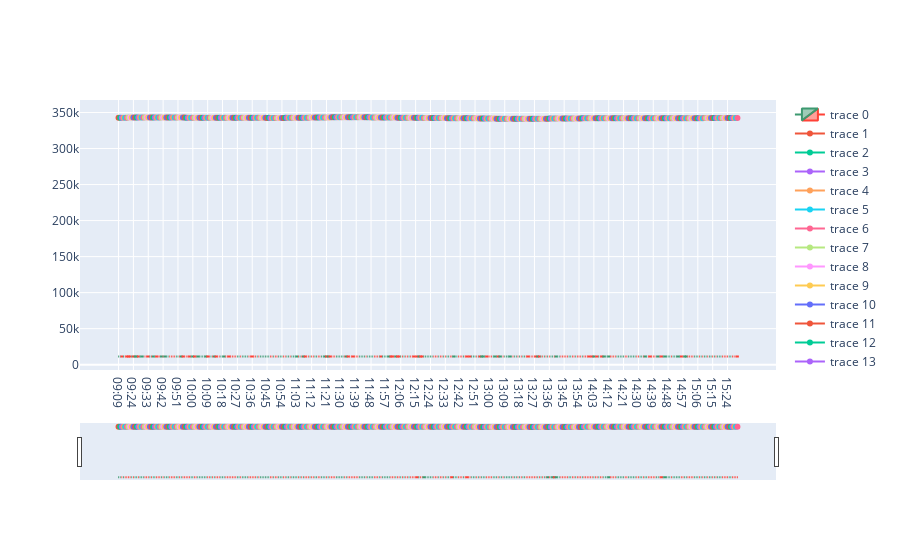

This figure's notebook cell:
### Code cell
fig.show()

### Figure 1 — Plotly figure (JSON) as saved in the notebook; plotly's stock layout.template omitted (floating-point values rounded to 4 significant figures; data arrays with more than 128 entries replaced by an {"elided": "..."} marker saying what was removed)
{"data": [{"close": {"elided": "376 float values"}, "high": {"elided": "376 float values"}, "low": {"elided": "376 float values"}, "open": {"elided": "376 float values"}, "type": "candlestick", "x": {"elided": "376 str values"}}, {"type": "scatter", "x": ["09:09"], "y": [342600.0]}, {"type": "scatter", "x": ["09:16"], "y": [342700.0]}, {"type": "scatter", "x": ["09:17"], "y": [342700.0]}, {"type": "scatter", "x": ["09:18"], "y": [342700.0]}, {"type": "scatter", "x": ["09:19"], "y": [342800.0]}, {"type": "scatter", "x": ["09:20"], "y": [342900.0]}, {"type": "scatter", "x": ["09:21"], "y": [342900.0]}, {"type": "scatter", "x": ["09:22"], "y": [342900.0]}, {"type": "scatter", "x": ["09:23"], "y": [342900.0]}, {"type": "scatter", "x": ["09:24"], "y": [342928]}, {"type": "scatter", "x": ["09:25"], "y": [342900.0]}, {"type": "scatter", "x": ["09:26"], "y": [343000.0]}, {"type": "scatter", "x": ["09:27"], "y": [343000.0]}, {"type": "scatter", "x": ["09:28"], "y": [343000.0]}, {"type": "scatter", "x": ["09:29"], "y": [343000.0]}, {"type": "scatter", "x": ["09:30"], "y": [343100.0]}, {"type": "scatter", "x": ["09:31"], "y": [343100.0]}, {"type": "scatter", "x": ["09:32"], "y": [343100.0]}, {"type": "scatter", "x": ["09:33"], "y": [343100.0]}, {"type": "scatter", "x": ["09:34"], "y": [343100.0]}, {"type": "scatter", "x": ["09:35"], "y": [343100.0]}, {"type": "scatter", "x": ["09:36"], "y": [343100.0]}, {"type": "scatter", "x": ["09:37"], "y": [343200.0]}, {"type": "scatter", "x": ["09:38"], "y": [343200.0]}, {"type": "scatter", "x": ["09:39"], "y": [343200.0]}, {"type": "scatter", "x": ["09:40"], "y": [343200.0]}, {"type": "scatter", "x": ["09:41"], "y": [343200.0]}, {"type": "scatter", "x": ["09:42"], "y": [343100.0]}, {"type": "scatter", "x": ["09:43"], "y": [343100.0]}, {"type": "scatter", "x": ["09:44"], "y": [343100.0]}, {"type": "scatter", "x": ["09:45"], "y": [343100.0]}, {"type": "scatter", "x": ["09:46"], "y": [343100.0]}, {"type": "scatter", "x": ["09:47"], "y": [343100.0]}, {"type": "scatter", "x": ["09:48"], "y": [343000.0]}, {"type": "scatter", "x": ["09:49"], "y": [343000.0]}, {"type": "scatter", "x": ["09:50"], "y": [342900.0]}, {"type": "scatter", "x": ["09:51"], "y": [342900.0]}, {"type": "scatter", "x": ["09:52"], "y": [342900.0]}, {"type": "scatter", "x": ["09:53"], "y": [342900.0]}, {"type": "scatter", "x": ["09:54"], "y": [342900.0]}, {"type": "scatter", "x": ["09:55"], "y": [342882]}, {"type": "scatter", "x": ["09:56"], "y": [342900.0]}, {"type": "scatter", "x": ["09:57"], "y": [342800.0]}, {"type": "scatter", "x": ["09:58"], "y": [342800.0]}, {"type": "scatter", "x": ["09:59"], "y": [342800.0]}, {"type": "scatter", "x": ["10:00"], "y": [342800.0]}, {"type": "scatter", "x": ["10:01"], "y": [342700.0]}, {"type": "scatter", "x": ["10:02"], "y": [342700.0]}, {"type": "scatter", "x": ["10:03"], "y": [342700.0]}, {"type": "scatter", "x": ["10:04"], "y": [342600.0]}, {"type": "scatter", "x": ["10:05"], "y": [342600.0]}, {"type": "scatter", "x": ["10:06"], "y": [342600.0]}, {"type": "scatter", "x": ["10:07"], "y": [342600.0]}, {"type": "scatter", "x": ["10:08"], "y": [342600.0]}, {"type": "scatter", "x": ["10:09"], "y": [342600.0]}, {"type": "scatter", "x": ["10:10"], "y": [342600.0]}, {"type": "scatter", "x": ["10:11"], "y": [342600.0]}, {"type": "scatter", "x": ["10:12"], "y": [342600.0]}, {"type": "scatter", "x": ["10:13"], "y": [342600.0]}, {"type": "scatter", "x": ["10:14"], "y": [342600.0]}, {"type": "scatter", "x": ["10:15"], "y": [342600.0]}, {"type": "scatter", "x": ["10:16"], "y": [342600.0]}, {"type": "scatter", "x": ["10:17"], "y": [342600.0]}, {"type": "scatter", "x": ["10:18"], "y": [342600.0]}, {"type": "scatter", "x": ["10:19"], "y": [342577]}, {"type": "scatter", "x": ["10:20"], "y": [342600.0]}, {"type": "scatter", "x": ["10:21"], "y": [342600.0]}, {"type": "scatter", "x": ["10:22"], "y": [342600.0]}, {"type": "scatter", "x": ["10:23"], "y": [342600.0]}, {"type": "scatter", "x": ["10:24"], "y": [342600.0]}, {"type": "scatter", "x": ["10:25"], "y": [342600.0]}, {"type": "scatter", "x": ["10:26"], "y": [342600.0]}, {"type": "scatter", "x": ["10:27"], "y": [342600.0]}, {"type": "scatter", "x": ["10:28"], "y": [342600.0]}, {"type": "scatter", "x": ["10:29"], "y": [342600.0]}, {"type": "scatter", "x": ["10:30"], "y": [342600.0]}, {"type": "scatter", "x": ["10:31"], "y": [342600.0]}, {"type": "scatter", "x": ["10:32"], "y": [342600.0]}, {"type": "scatter", "x": ["10:33"], "y": [342600.0]}, {"type": "scatter", "x": ["10:34"], "y": [342600.0]}, {"type": "scatter", "x": ["10:35"], "y": [342600.0]}, {"type": "scatter", "x": ["10:36"], "y": [342600.0]}, {"type": "scatter", "x": ["10:37"], "y": [342600.0]}, {"type": "scatter", "x": ["10:38"], "y": [342600.0]}, {"type": "scatter", "x": ["10:39"], "y": [342600.0]}, {"type": "scatter", "x": ["10:40"], "y": [342500.0]}, {"type": "scatter", "x": ["10:41"], "y": [342500.0]}, {"type": "scatter", "x": ["10:42"], "y": [342500.0]}, {"type": "scatter", "x": ["10:43"], "y": [342500.0]}, {"type": "scatter", "x": ["10:44"], "y": [342500.0]}, {"type": "scatter", "x": ["10:45"], "y": [342500.0]}, {"type": "scatter", "x": ["10:46"], "y": [342500.0]}, {"type": "scatter", "x": ["10:47"], "y": [342530]}, {"type": "scatter", "x": ["10:48"], "y": [342500.0]}, {"type": "scatter", "x": ["10:49"], "y": [342500.0]}, {"type": "scatter", "x": ["10:50"], "y": [342509]}, {"type": "scatter", "x": ["10:51"], "y": [342500.0]}, {"type": "scatter", "x": ["10:52"], "y": [342500.0]}, {"type": "scatter", "x": ["10:53"], "y": [342500.0]}, {"type": "scatter", "x": ["10:54"], "y": [342500.0]}, {"type": "scatter", "x": ["10:55"], "y": [342500.0]}, {"type": "scatter", "x": ["10:56"], "y": [342500.0]}, {"type": "scatter", "x": ["10:57"], "y": [342500.0]}, {"type": "scatter", "x": ["10:58"], "y": [342600.0]}, {"type": "scatter", "x": ["10:59"], "y": [342600.0]}, {"type": "scatter", "x": ["11:00"], "y": [342600.0]}, {"type": "scatter", "x": ["11:01"], "y": [342600.0]}, {"type": "scatter", "x": ["11:02"], "y": [342600.0]}, {"type": "scatter", "x": ["11:03"], "y": [342600.0]}, {"type": "scatter", "x": ["11:04"], "y": [342700.0]}, {"type": "scatter", "x": ["11:05"], "y": [342700.0]}, {"type": "scatter", "x": ["11:06"], "y": [342700.0]}, {"type": "scatter", "x": ["11:07"], "y": [342800.0]}, {"type": "scatter", "x": ["11:08"], "y": [342800.0]}, {"type": "scatter", "x": ["11:09"], "y": [342800.0]}, {"type": "scatter", "x": ["11:10"], "y": [342900.0]}, {"type": "scatter", "x": ["11:11"], "y": [342900.0]}, {"type": "scatter", "x": ["11:12"], "y": [342900.0]}, {"type": "scatter", "x": ["11:13"], "y": [343000.0]}, {"type": "scatter", "x": ["11:14"], "y": [342985]}, {"type": "scatter", "x": ["11:15"], "y": [343000.0]}, {"type": "scatter", "x": ["11:16"], "y": [343000.0]}, {"type": "scatter", "x": ["11:17"], "y": [343000.0]}, {"type": "scatter", "x": ["11:18"], "y": [343100.0]}, {"type": "scatter", "x": ["11:19"], "y": [343100.0]}, {"type": "scatter", "x": ["11:20"], "y": [343100.0]}, {"type": "scatter", "x": ["11:21"], "y": [343200.0]}, {"type": "scatter", "x": ["11:22"], "y": [343200.0]}, {"type": "scatter", "x": ["11:23"], "y": [343200.0]}, {"type": "scatter", "x": ["11:24"], "y": [343200.0]}, {"type": "scatter", "x": ["11:25"], "y": [343300.0]}, {"type": "scatter", "x": ["11:26"], "y": [343300.0]}, {"type": "scatter", "x": ["11:27"], "y": [343300.0]}, {"type": "scatter", "x": ["11:28"], "y": [343300.0]}, {"type": "scatter", "x": ["11:29"], "y": [343300.0]}, {"type": "scatter", "x": ["11:30"], "y": [343300.0]}, {"type": "scatter", "x": ["11:31"], "y": [343400.0]}, {"type": "scatter", "x": ["11:32"], "y": [343400.0]}, {"type": "scatter", "x": ["11:33"], "y": [343400.0]}, {"type": "scatter", "x": ["11:34"], "y": [343400.0]}, {"type": "scatter", "x": ["11:35"], "y": [343400.0]}, {"type": "scatter", "x": ["11:36"], "y": [343392]}, {"type": "scatter", "x": ["11:37"], "y": [343400.0]}, {"type": "scatter", "x": ["11:38"], "y": [343362]}, {"type": "scatter", "x": ["11:39"], "y": [343300.0]}, {"type": "scatter", "x": ["11:40"], "y": [343300.0]}, {"type": "scatter", "x": ["11:41"], "y": [343300.0]}, {"type": "scatter", "x": ["11:42"], "y": [343300.0]}, {"type": "scatter", "x": ["11:43"], "y": [343300.0]}, {"type": "scatter", "x": ["11:44"], "y": [343300.0]}, {"type": "scatter", "x": ["11:45"], "y": [343200.0]}, {"type": "scatter", "x": ["11:46"], "y": [343200.0]}, {"type": "scatter", "x": ["11:47"], "y": [343200.0]}, {"type": "scatter", "x": ["11:48"], "y": [343200.0]}, {"type": "scatter", "x": ["11:49"], "y": [343200.0]}, {"type": "scatter", "x": ["11:50"], "y": [343200.0]}, {"type": "scatter", "x": ["11:51"], "y": [343200.0]}, {"type": "scatter", "x": ["11:52"], "y": [343200.0]}, {"type": "scatter", "x": ["11:53"], "y": [343100.0]}, {"type": "scatter", "x": ["11:54"], "y": [343100.0]}, {"type": "scatter", "x": ["11:55"], "y": [343100.0]}, {"type": "scatter", "x": ["11:56"], "y": [343100.0]}, {"type": "scatter", "x": ["11:57"], "y": [343000.0]}, {"type": "scatter", "x": ["11:58"], "y": [343000.0]}, {"type": "scatter", "x": ["11:59"], "y": [343000.0]}, {"type": "scatter", "x": ["12:00"], "y": [343000.0]}, {"type": "scatter", "x": ["12:01"], "y": [343000.0]}, {"type": "scatter", "x": ["12:02"], "y": [342900.0]}, {"type": "scatter", "x": ["12:03"], "y": [342900.0]}, {"type": "scatter", "x": ["12:04"], "y": [342900.0]}, {"type": "scatter", "x": ["12:05"], "y": [342900.0]}, {"type": "scatter", "x": ["12:06"], "y": [342800.0]}, {"type": "scatter", "x": ["12:07"], "y": [342811]}, {"type": "scatter", "x": ["12:08"], "y": [342800.0]}, {"type": "scatter", "x": ["12:09"], "y": [342800.0]}, {"type": "scatter", "x": ["12:10"], "y": [342800.0]}, {"type": "scatter", "x": ["12:11"], "y": [342800.0]}, {"type": "scatter", "x": ["12:12"], "y": [342700.0]}, {"type": "scatter", "x": ["12:13"], "y": [342700.0]}, {"type": "scatter", "x": ["12:14"], "y": [342700.0]}, {"type": "scatter", "x": ["12:15"], "y": [342700.0]}, {"type": "scatter", "x": ["12:16"], "y": [342700.0]}, {"type": "scatter", "x": ["12:17"], "y": [342600.0]}, {"type": "scatter", "x": ["12:18"], "y": [342600.0]}, {"type": "scatter", "x": ["12:19"], "y": [342500.0]}, {"type": "scatter", "x": ["12:20"], "y": [342500.0]}, {"type": "scatter", "x": ["12:21"], "y": [342500.0]}, {"type": "scatter", "x": ["12:22"], "y": [342400.0]}, {"type": "scatter", "x": ["12:23"], "y": [342400.0]}, {"type": "scatter", "x": ["12:24"], "y": [342400.0]}, {"type": "scatter", "x": ["12:25"], "y": [342400.0]}, {"type": "scatter", "x": ["12:26"], "y": [342400.0]}, {"type": "scatter", "x": ["12:27"], "y": [342300.0]}, {"type": "scatter", "x": ["12:28"], "y": [342300.0]}, {"type": "scatter", "x": ["12:29"], "y": [342300.0]}, {"type": "scatter", "x": ["12:30"], "y": [342300.0]}, {"type": "scatter", "x": ["12:31"], "y": [342200.0]}, {"type": "scatter", "x": ["12:32"], "y": [342200.0]}, {"type": "scatter", "x": ["12:33"], "y": [342200.0]}, {"type": "scatter", "x": ["12:34"], "y": [342200.0]}, {"type": "scatter", "x": ["12:35"], "y": [342100.0]}, {"type": "scatter", "x": ["12:36"], "y": [342100.0]}, {"type": "scatter", "x": ["12:37"], "y": [342100.0]}, {"type": "scatter", "x": ["12:38"], "y": [342100.0]}, {"type": "scatter", "x": ["12:39"], "y": [342100.0]}, {"type": "scatter", "x": ["12:40"], "y": [342000.0]}, {"type": "scatter", "x": ["12:41"], "y": [342000.0]}, {"type": "scatter", "x": ["12:42"], "y": [342000.0]}, {"type": "scatter", "x": ["12:43"], "y": [342000.0]}, {"type": "scatter", "x": ["12:44"], "y": [342000.0]}, {"type": "scatter", "x": ["12:45"], "y": [342000.0]}, {"type": "scatter", "x": ["12:46"], "y": [342000.0]}, {"type": "scatter", "x": ["12:47"], "y": [342000.0]}, {"type": "scatter", "x": ["12:48"], "y": [341900.0]}, {"type": "scatter", "x": ["12:49"], "y": [341900.0]}, {"type": "scatter", "x": ["12:50"], "y": [341900.0]}, {"type": "scatter", "x": ["12:51"], "y": [341900.0]}, {"type": "scatter", "x": ["12:52"], "y": [341900.0]}, {"type": "scatter", "x": ["12:53"], "y": [341800.0]}, {"type": "scatter", "x": ["12:54"], "y": [341800.0]}, {"type": "scatter", "x": ["12:55"], "y": [341800.0]}, {"type": "scatter", "x": ["12:56"], "y": [341700.0]}, {"type": "scatter", "x": ["12:57"], "y": [341700.0]}, {"type": "scatter", "x": ["12:58"], "y": [341700.0]}, {"type": "scatter", "x": ["12:59"], "y": [341600.0]}, {"type": "scatter", "x": ["13:00"], "y": [341600.0]}, {"type": "scatter", "x": ["13:01"], "y": [341600.0]}, {"type": "scatter", "x": ["13:02"], "y": [341500.0]}, {"type": "scatter", "x": ["13:03"], "y": [341500.0]}, {"type": "scatter", "x": ["13:04"], "y": [341500.0]}, {"type": "scatter", "x": ["13:05"], "y": [341400.0]}, {"type": "scatter", "x": ["13:06"], "y": [341400.0]}, {"type": "scatter", "x": ["13:07"], "y": [341400.0]}, {"type": "scatter", "x": ["13:08"], "y": [341400.0]}, {"type": "scatter", "x": ["13:09"], "y": [341300.0]}, {"type": "scatter", "x": ["13:10"], "y": [341300.0]}, {"type": "scatter", "x": ["13:11"], "y": [341300.0]}, {"type": "scatter", "x": ["13:12"], "y": [341300.0]}, {"type": "scatter", "x": ["13:13"], "y": [341300.0]}, {"type": "scatter", "x": ["13:14"], "y": [341300.0]}, {"type": "scatter", "x": ["13:15"], "y": [341200.0]}, {"type": "scatter", "x": ["13:16"], "y": [341200.0]}, {"type": "scatter", "x": ["13:17"], "y": [341300.0]}, {"type": "scatter", "x": ["13:18"], "y": [341300.0]}, {"type": "scatter", "x": ["13:19"], "y": [341300.0]}, {"type": "scatter", "x": ["13:20"], "y": [341300.0]}, {"type": "scatter", "x": ["13:21"], "y": [341300.0]}, {"type": "scatter", "x": ["13:22"], "y": [341300.0]}, {"type": "scatter", "x": ["13:23"], "y": [341327]}, {"type": "scatter", "x": ["13:24"], "y": [341300.0]}, {"type": "scatter", "x": ["13:25"], "y": [341300.0]}, {"type": "scatter", "x": ["13:26"], "y": [341400.0]}, {"type": "scatter", "x": ["13:27"], "y": [341400.0]}, {"type": "scatter", "x": ["13:28"], "y": [341400.0]}, {"type": "scatter", "x": ["13:29"], "y": [341400.0]}, {"type": "scatter", "x": ["13:30"], "y": [341400.0]}, {"type": "scatter", "x": ["13:31"], "y": [341400.0]}, {"type": "scatter", "x": ["13:32"], "y": [341400.0]}, {"type": "scatter", "x": ["13:33"], "y": [341400.0]}, {"type": "scatter", "x": ["13:34"], "y": [341500.0]}, {"type": "scatter", "x": ["13:35"], "y": [341500.0]}, {"type": "scatter", "x": ["13:36"], "y": [341500.0]}, {"type": "scatter", "x": ["13:37"], "y": [341500.0]}, {"type": "scatter", "x": ["13:38"], "y": [341500.0]}, {"type": "scatter", "x": ["13:39"], "y": [341600.0]}, {"type": "scatter", "x": ["13:40"], "y": [341600.0]}, {"type": "scatter", "x": ["13:41"], "y": [341600.0]}, {"type": "scatter", "x": ["13:42"], "y": [341600.0]}, {"type": "scatter", "x": ["13:43"], "y": [341700.0]}, {"type": "scatter", "x": ["13:44"], "y": [341700.0]}, {"type": "scatter", "x": ["13:45"], "y": [341700.0]}, {"type": "scatter", "x": ["13:46"], "y": [341700.0]}, {"type": "scatter", "x": ["13:47"], "y": [341700.0]}, {"type": "scatter", "x": ["13:48"], "y": [341700.0]}, {"type": "scatter", "x": ["13:49"], "y": [341700.0]}, {"type": "scatter", "x": ["13:50"], "y": [341737]}, {"type": "scatter", "x": ["13:51"], "y": [341700.0]}, {"type": "scatter", "x": ["13:52"], "y": [341800.0]}, {"type": "scatter", "x": ["13:53"], "y": [341800.0]}, {"type": "scatter", "x": ["13:54"], "y": [341800.0]}, {"type": "scatter", "x": ["13:55"], "y": [341800.0]}, {"type": "scatter", "x": ["13:56"], "y": [341800.0]}, {"type": "scatter", "x": ["13:57"], "y": [341900.0]}, {"type": "scatter", "x": ["13:58"], "y": [341900.0]}, {"type": "scatter", "x": ["13:59"], "y": [341900.0]}, {"type": "scatter", "x": ["14:00"], "y": [341900.0]}, {"type": "scatter", "x": ["14:01"], "y": [342000.0]}, {"type": "scatter", "x": ["14:02"], "y": [342000.0]}, {"type": "scatter", "x": ["14:03"], "y": [342000.0]}, {"type": "scatter", "x": ["14:04"], "y": [342000.0]}, {"type": "scatter", "x": ["14:05"], "y": [342000.0]}, {"type": "scatter", "x": ["14:06"], "y": [342000.0]}, {"type": "scatter", "x": ["14:07"], "y": [342000.0]}, {"type": "scatter", "x": ["14:08"], "y": [342000.0]}, {"type": "scatter", "x": ["14:09"], "y": [342000.0]}, {"type": "scatter", "x": ["14:10"], "y": [342000.0]}, {"type": "scatter", "x": ["14:11"], "y": [342000.0]}, {"type": "scatter", "x": ["14:12"], "y": [341900.0]}, {"type": "scatter", "x": ["14:13"], "y": [341900.0]}, {"type": "scatter", "x": ["14:14"], "y": [341900.0]}, {"type": "scatter", "x": ["14:15"], "y": [341900.0]}, {"type": "scatter", "x": ["14:16"], "y": [341900.0]}, {"type": "scatter", "x": ["14:17"], "y": [341900.0]}, {"type": "scatter", "x": ["14:18"], "y": [341900.0]}, {"type": "scatter", "x": ["14:19"], "y": [341900.0]}, {"type": "scatter", "x": ["14:20"], "y": [341900.0]}, {"type": "scatter", "x": ["14:21"], "y": [341922]}, {"type": "scatter", "x": ["14:22"], "y": [341900.0]}, {"type": "scatter", "x": ["14:23"], "y": [341900.0]}, {"type": "scatter", "x": ["14:24"], "y": [341900.0]}, {"type": "scatter", "x": ["14:25"], "y": [341900.0]}, {"type": "scatter", "x": ["14:26"], "y": [341900.0]}, {"type": "scatter", "x": ["14:27"], "y": [341900.0]}, {"type": "scatter", "x": ["14:28"], "y": [341900.0]}, {"type": "scatter", "x": ["14:29"], "y": [341900.0]}, {"type": "scatter", "x": ["14:30"], "y": [341900.0]}, {"type": "scatter", "x": ["14:31"], "y": [341900.0]}, {"type": "scatter", "x": ["14:32"], "y": [341900.0]}, {"type": "scatter", "x": ["14:33"], "y": [341900.0]}, {"type": "scatter", "x": ["14:34"], "y": [342000.0]}, {"type": "scatter", "x": ["14:35"], "y": [342000.0]}, {"type": "scatter", "x": ["14:36"], "y": [342000.0]}, {"type": "scatter", "x": ["14:37"], "y": [342000.0]}, {"type": "scatter", "x": ["14:38"], "y": [342000.0]}, {"type": "scatter", "x": ["14:39"], "y": [342000.0]}, {"type": "scatter", "x": ["14:40"], "y": [342100.0]}, {"type": "scatter", "x": ["14:41"], "y": [342100.0]}, {"type": "scatter", "x": ["14:42"], "y": [342100.0]}, {"type": "scatter", "x": ["14:43"], "y": [342100.0]}, {"type": "scatter", "x": ["14:44"], "y": [342100.0]}, {"type": "scatter", "x": ["14:45"], "y": [342100.0]}, {"type": "scatter", "x": ["14:46"], "y": [342100.0]}, {"type": "scatter", "x": ["14:47"], "y": [342100.0]}, {"type": "scatter", "x": ["14:48"], "y": [342100.0]}, {"type": "scatter", "x": ["14:49"], "y": [342100.0]}, {"type": "scatter", "x": ["14:50"], "y": [342100.0]}, {"type": "scatter", "x": ["14:51"], "y": [342100.0]}, {"type": "scatter", "x": ["14:52"], "y": [342100.0]}, {"type": "scatter", "x": ["14:53"], "y": [342100.0]}, {"type": "scatter", "x": ["14:54"], "y": [342100.0]}, {"type": "scatter", "x": ["14:55"], "y": [342100.0]}, {"type": "scatter", "x": ["14:56"], "y": [342119]}, {"type": "scatter", "x": ["14:57"], "y": [342100.0]}, {"type": "scatter", "x": ["14:58"], "y": [342100.0]}, {"type": "scatter", "x": ["14:59"], "y": [342100.0]}, {"type": "scatter", "x": ["15:00"], "y": [342100.0]}, {"type": "scatter", "x": ["15:01"], "y": [342100.0]}, {"type": "scatter", "x": ["15:02"], "y": [342200.0]}, {"type": "scatter", "x": ["15:03"], "y": [342100.0]}, {"type": "scatter", "x": ["15:04"], "y": [342100.0]}, {"type": "scatter", "x": ["15:05"], "y": [342100.0]}, {"type": "scatter", "x": ["15:06"], "y": [342100.0]}, {"type": "scatter", "x": ["15:07"], "y": [342200.0]}, {"type": "scatter", "x": ["15:08"], "y": [342170]}, {"type": "scatter", "x": ["15:09"], "y": [342200.0]}, {"type": "scatter", "x": ["15:10"], "y": [342200.0]}, {"type": "scatter", "x": ["15:11"], "y": [342200.0]}, {"type": "scatter", "x": ["15:12"], "y": [342200.0]}, {"type": "scatter", "x": ["15:13"], "y": [342200.0]}, {"type": "scatter", "x": ["15:14"], "y": [342200.0]}, {"type": "scatter", "x": ["15:15"], "y": [342300.0]}, {"type": "scatter", "x": ["15:16"], "y": [342300.0]}, {"type": "scatter", "x": ["15:17"], "y": [342300.0]}, {"type": "scatter", "x": ["15:18"], "y": [342300.0]}, {"type": "scatter", "x": ["15:19"], "y": [342400.0]}, {"type": "scatter", "x": ["15:20"], "y": [342400.0]}, {"type": "scatter", "x": ["15:21"], "y": [342394]}, {"type": "scatter", "x": ["15:22"], "y": [342400.0]}, {"type": "scatter", "x": ["15:23"], "y": [342400.0]}, {"type": "scatter", "x": ["15:24"], "y": [342400.0]}, {"type": "scatter", "x": ["15:25"], "y": [342400.0]}, {"type": "scatter", "x": ["15:26"], "y": [342400.0]}, {"type": "scatter", "x": ["15:27"], "y": [342500.0]}, {"type": "scatter", "x": ["15:28"], "y": [342500.0]}, {"type": "scatter", "x": ["15:29"], "y": [342500.0]}, {"type": "scatter", "x": ["15:30"], "y": [342500.0]}], "layout": {}}
